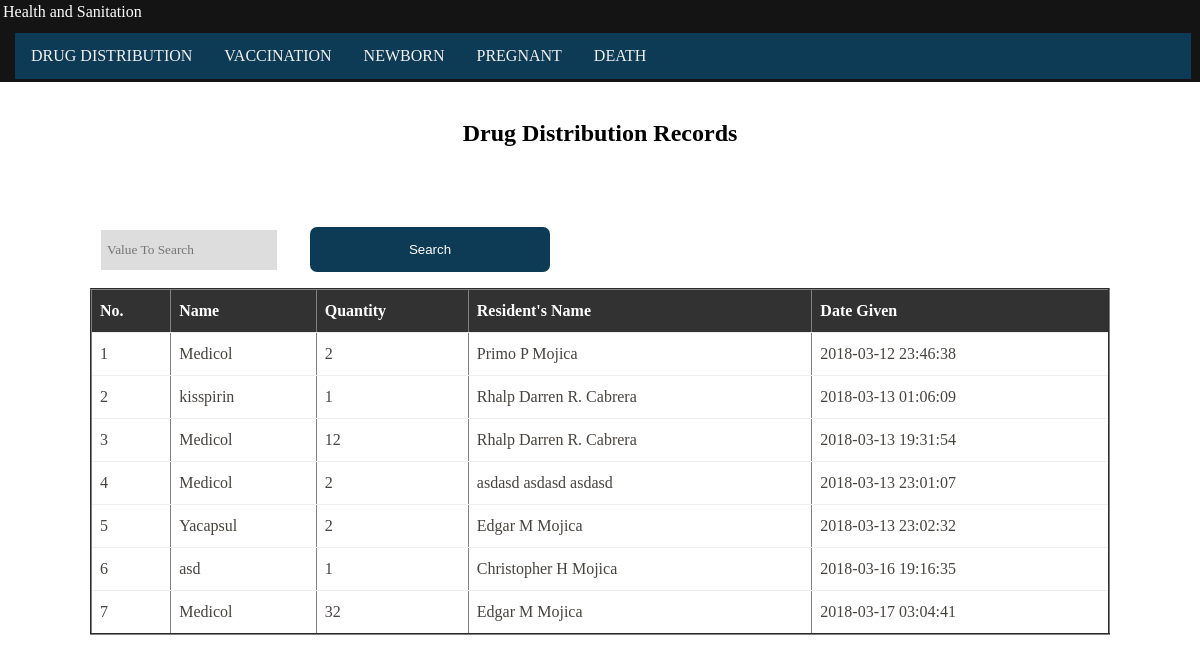
The app's page /Health_and_Sanitation/index.php with its own data.
### tables this page shows
CREATE TABLE `inventory_drugs_release` (
  `drgrelease_ID` int(11) UNSIGNED NOT NULL,
  `res_ID` int(11) UNSIGNED DEFAULT NULL,
  `drug_ID` int(11) UNSIGNED DEFAULT NULL,
  `drgrelease_Qnty` int(11) UNSIGNED DEFAULT NULL,
  `drgrelease_Date_Record` timestamp NULL DEFAULT CURRENT_TIMESTAMP ON UPDATE CURRENT_TIMESTAMP
);

CREATE TABLE `inventory_drugs` (
  `drug_ID` int(11) UNSIGNED NOT NULL,
  `drug_Name` varchar(250) DEFAULT NULL,
  `unit_ID` int(11) UNSIGNED DEFAULT NULL,
  `drug_Qnty` int(11) UNSIGNED DEFAULT NULL,
  `drug_Description` varchar(250) DEFAULT NULL,
  `drug_Expiration_Date` date NOT NULL
);

CREATE TABLE `resident_detail` (
  `res_ID` int(11) UNSIGNED NOT NULL COMMENT 'Primary Key',
  `res_Img` longblob,
  `res_fName` varchar(50) DEFAULT NULL,
  `res_mName` varchar(50) DEFAULT NULL,
  `res_lName` varchar(50) DEFAULT NULL,
  `position_ID` int(11) UNSIGNED DEFAULT NULL,
  `suffix_ID` int(11) UNSIGNED DEFAULT NULL COMMENT 'e.g. Jr., II',
  `res_Bday` date DEFAULT NULL,
  `marital_ID` int(11) UNSIGNED DEFAULT NULL,
  `country_ID` int(11) UNSIGNED DEFAULT NULL,
  `gender_ID` int(11) UNSIGNED DEFAULT NULL,
  `religion_ID` int(11) UNSIGNED DEFAULT NULL,
  `occupation_ID` int(11) UNSIGNED DEFAULT NULL,
  `occuStat_ID` int(11) UNSIGNED DEFAULT NULL,
  `res_Date_Record` timestamp NOT NULL DEFAULT CURRENT_TIMESTAMP ON UPDATE CURRENT_TIMESTAMP,
  `occupant_ID` int(11) UNSIGNED DEFAULT NULL,
  `res_Height` int(20) DEFAULT NULL,
  `res_Weight` int(20) DEFAULT NULL
);

### Health_and_Sanitation/index.php (the view, shortened to what this page needs)
<!DOCTYPE html>
<html>
<head>
</head>
<link href="css/design.css" rel="stylesheet" type="text/css">
<body>
	<div class="label"> Health and Sanitation
						<div class="nav">
							<a href="distribute.php">Drug Distribution</a>
							<a href="vaccine.php">Vaccination</a>
							<a href="birth.php">Newborn</a>
							<a href="pregnant.php">Pregnant</a>
							<a href="death.php">Death</a>
						</div>
</div>
        <center>
        	<?php
        	if (isset($_POST['search'])) {
    $valueToSearch = $_POST['valueToSearch'];
    $query         = "SELECT * From inventory_drugs_release
    INNER JOIN resident_detail ON inventory_drugs_release.res_ID= resident_detail.res_ID
    INNER JOIN inventory_drugs ON inventory_drugs_release.drug_ID= inventory_drugs.drug_ID
    WHERE CONCAT(`drug_Name`,`res_fName`,`res_mName`,`res_lName`,`drgrelease_Qnty`,`drgrelease_Date_Record`)
    LIKE '%".$valueToSearch."%' order by inventory_drugs_release.drgrelease_Date_Record";
    $search_result = filterTable($query);
} else {
    $query         = "SELECT * From inventory_drugs_release
    INNER JOIN resident_detail ON inventory_drugs_release.res_ID= resident_detail.res_ID
    INNER JOIN inventory_drugs ON inventory_drugs_release.drug_ID= inventory_drugs.drug_ID order by inventory_drugs_release.drgrelease_Date_Record ";
    $search_result = filterTable($query);
}
function filterTable($query)
{
    $connect       = mysqli_connect("localhost", "root", "", "bmis_db");
    $filter_Result = mysqli_query($connect, $query);
    return $filter_Result;
}
?>
<br>
        <h2>Drug Distribution Records</h2>
 			<form action="distribute.php" method="post">
            <p align="left">&nbsp&nbsp&nbsp&nbsp&nbsp&nbsp&nbsp&nbsp&nbsp&nbsp&nbsp&nbsp&nbsp&nbsp&nbsp&nbsp&nbsp&nbsp&nbsp&nbsp&nbsp&nbsp&nbsp&nbsp<input type="text" name="valueToSearch" placeholder="Value To Search">
            &nbsp&nbsp&nbsp<input type="submit" name="search" value="Search" ></p>
<table width="85%" border="2" style="border-collapse:collapse;">
<thead>
<tr><th><strong>No.</strong></th><th><strong>Name</strong></th><th><strong>Quantity</strong></th><th><strong>Resident's Name</strong></th><th><strong>Date Given</strong></th></tr>
</thead>
<tbody>
<?php
$count=1;
while($row = mysqli_fetch_assoc($search_result)) { ?>
<tr>
	<td align="center"><?php echo $count; ?></td>
	<td align="center"><?php echo $row["drug_Name"]; ?></td>
	<td align="center"><?php echo $row["drgrelease_Qnty"]; ?></td>
<td align="center"><?php echo $row["res_fName"]; ?><?php echo" "; ?><?php echo $row["res_mName"]; ?><?php echo " " ?><?php echo $row["res_lName"]; ?></td>
<td align="center"><?php echo $row["drgrelease_Date_Record"]; ?></td>
	</tr>
<?php $count++; }
?>
</tbody>
</table>
<br /><br /><br /><br />
</center>
</body>
</html>

### Health_and_Sanitation/css/design.css (style rules this page uses)
body { font-family: calibri; margin: 0; padding: 0; }
.label { background-color: #141414; width:100%; height:auto; padding-left: 3px; padding-top:3px; padding-bottom: 3px; color: white; top: 0; }
.nav { background-color: #0d3a54; margin-left:1%; margin-top:1%; margin-right:1%; border: none; width:98%; position: relative; overflow: hidden; text-transform: uppercase; font-family: calibri; }
.nav a { float: left; display: block; color: #f2f2f2; text-align: center; padding: 14px 16px; text-decoration: none; }
input[type=text] { text-align:left; padding: 12px 6px; color: #444444; border: #2a992c; background-color: #dddddd; margin-top:5px; margin-left:5px; margin-right:5px; font-family: calibri; }
input[type=submit] { background-color: #0d3a54; border: none; padding: none; color: white; width:20%; height: 45px; margin-top:5%; margin-left:1%; margin-right:1%; border-radius: 7px; }
table { margin: 1em 0 3em 0; }
table tr th, table tr td { background: #323232; color: #FFF; padding: 0.75em 0.5em; text-align: left; }
table tr td { background: #FFF; color: #47433F; border-top: 1px solid #EEE; }

### records on screen
inventory_drugs_release: drug_ID.drug_Name "Medicol", drgrelease_Qnty "2", resident_detail.res_fName "Primo", resident_detail.res_mName "P", resident_detail.res_lName "Mojica", drgrelease_Date_Record "2018-03-12 23:46:38"
inventory_drugs_release: drug_ID.drug_Name "kisspirin", drgrelease_Qnty "1", resident_detail.res_fName "Rhalp Darren", resident_detail.res_mName "R.", resident_detail.res_lName "Cabrera", drgrelease_Date_Record "2018-03-13 01:06:09"
inventory_drugs_release: drug_ID.drug_Name "Medicol", drgrelease_Qnty "12", resident_detail.res_fName "Rhalp Darren", resident_detail.res_mName "R.", resident_detail.res_lName "Cabrera", drgrelease_Date_Record "2018-03-13 19:31:54"
inventory_drugs_release: drug_ID.drug_Name "Medicol", drgrelease_Qnty "2", resident_detail.res_fName "asdasd", resident_detail.res_mName "asdasd", resident_detail.res_lName "asdasd", drgrelease_Date_Record "2018-03-13 23:01:07"
inventory_drugs_release: drug_ID.drug_Name "Yacapsul", drgrelease_Qnty "2", resident_detail.res_fName "Edgar", resident_detail.res_mName "M", resident_detail.res_lName "Mojica", drgrelease_Date_Record "2018-03-13 23:02:32"
inventory_drugs_release: drug_ID.drug_Name "asd", drgrelease_Qnty "1", resident_detail.res_fName "Christopher", resident_detail.res_mName "H", resident_detail.res_lName "Mojica", drgrelease_Date_Record "2018-03-16 19:16:35"
inventory_drugs_release: drug_ID.drug_Name "Medicol", drgrelease_Qnty "32", resident_detail.res_fName "Edgar", resident_detail.res_mName "M", resident_detail.res_lName "Mojica", drgrelease_Date_Record "2018-03-17 03:04:41"
